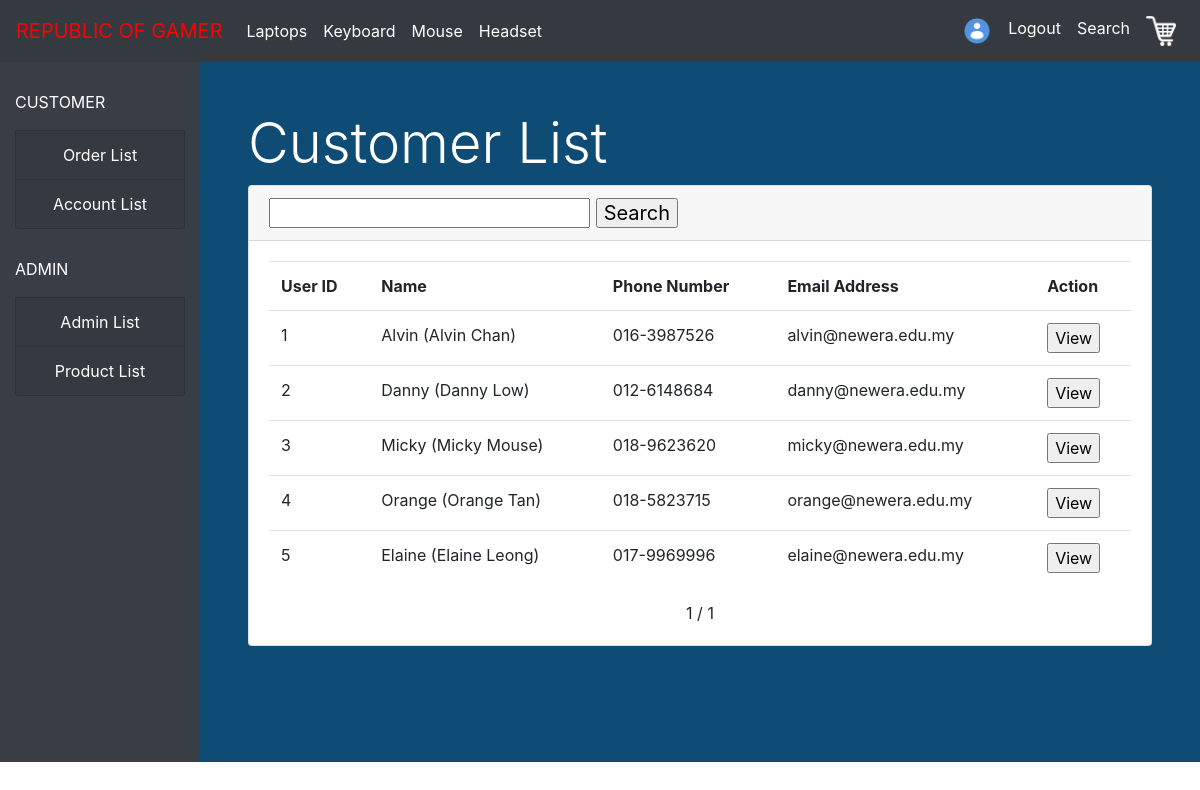
The page /CAPS/account.php (signed in) on the database its author committed.
### tables this page shows
CREATE TABLE userAccount (
    userID int NOT NULL auto_increment,
    username varchar(255) NOT NULL,
    userFname varchar(255),
    userLname varchar(255),
    password char(41) NOT NULL,
    userEmail varchar(255),
    userPhone varchar(12),
    gender enum('M','F'),
    DOB date,
    addressStreet varchar(255),
    city varchar(255),
    postcode varchar(255),
    states varchar(255),
    registerTime datetime NOT NULL,
    userlevel int,
    PRIMARY KEY (userID)
);

### CAPS/account.php (the view, shortened to what this page needs)
<?php
include("WWW/conn_db.php");
$database = "project";
$mysqli = new mysqli($host,$user,$password,$database);
if (isset($_POST["page"])) {
    $page = $_POST["page"];
}
else {
    $page = 1;
}
?>
<!DOCTYPE html>
<html>
<head>
    <link rel="stylesheet" href="https://maxcdn.bootstrapcdn.com/bootstrap/4.5.2/css/bootstrap.min.css">
    <?php
        if ((isset($_SESSION["auth"]) && $_SESSION["auth"] == 1) || (isset($_SESSION["authentication"]) && $_SESSION["authentication"] == 1)) {
            echo '<link rel="stylesheet" href="css/style.css">';
        }
    ?>
<body id="content">
    <?php require("header.php"); ?>
    <div class="container-fluid">
        <div class="row" id="row-main">
            <div class="col-2 text-center text-white" id="sidebar">
                <?php require("menu.php"); ?>
            </div>
            <div class="col-10 p-5" id="content-bg">
                <?php
                if (isset($_POST["action"]) && $_POST["action"] == "View" && isset($_POST["userId"]) && !(empty($_POST["userId"]))) {
                    $userId = $_POST["userId"];
                    if (isset($_POST["changeLevel"]) && $_POST["changeLevel"] == "Yes") {
                        $changeLevelQuery = 'update userAccount set userlevel='.$_POST["level"].' where userID='.$userId;
                        $changeLevelResult;
                        if (($changeLevelResult = $mysqli->query($changeLevelQuery)) == false) {
                            echo 'Invalid query: '.$mysqli->error.' while changing level.';
                            exit();
                        }
                    }
                ?>
                <h1 class="display-4 text-white">Customer Information</h1>
                <?php
                    $user_query = 'select * from userAccount where userID='.$userId;
                    $user_result;
                    if (($user_result = $mysqli->query($user_query)) == false) {
                        echo 'Invalid query: '.$mysqli->error;
                        exit();
                    }
                    if ($user_result->num_rows == 1) {
                        $user_row = $user_result->fetch_assoc();
                ?>
                <div class="card">
                    <h5 class="card-header font-weight-light d-flex justify-content-between">Customer ID : <?php echo $userId; ?></h5>
                    <div class="card-body">
                        <?php
                        echo '<table class="table">';
                        echo '<tr>';
                        echo '<th>User ID : </th>';
                        echo '<td><input type="text" class="form-control" name="userId" value="'.$userId.'" disabled/></td>';
                        echo '</tr>';
                        echo '<tr>';
                        echo '<th>User Name : </th>';
                        echo '<td><input type="text" class="form-control" name="username" value="'.$user_row["username"].'" disabled/></td>';
                        echo '</tr>';
                        echo '<tr>';
                        echo '<tr>';
                        echo '<th>First Name : </th>';
                        echo '<td><input type="text" class="form-control" name="fname" value="'.$user_row["userFname"].'" disabled/></td>';
                        echo '</tr>';
                        echo '<tr>';
                        echo '<th>Last Name : </th>';
                        echo '<td><input type="text" class="form-control" name="lname" value="'.$user_row["userLname"].'" disabled/></td>';
                        echo '</tr>';
                        echo '<tr>';
                        echo '<tr>';
                        echo '<th>Phone Number : </th>';
                        echo '<td><input type="text" class="form-control" name="phone" value="'.$user_row["userPhone"].'" disabled/></td>';
                        echo '</tr>';
                        echo '<tr>';
                        echo '<th>Email Address : </th>';
                        echo '<td><input type="text" class="form-control" name="email" value="'.$user_row["userEmail"].'" disabled/></td>';
                        echo '</tr>';
                        echo '<tr>';
                        echo '<th>User Level : </th>';
                        echo '<td>';
                        echo '<form action="'.$_SERVER["PHP_SELF"].'" method="POST">';
                        echo '<input type="hidden" name="page" value="'.$page.'"/>';
                        if (isset($_POST["searchCustomer"]) && !(empty($_POST["searchCustomer"]))) {
                            echo '<input type="hidden" name="searchCustomer" value="'.$_POST["searchCustomer"].'"/>';
                        }
                        echo '<input type="hidden" name="userId" value="'.$userId.'"/>';
                        echo '<input type="hidden" name="action" value="View"/>';
                        echo '<input type="hidden" name="changeLevel" value="Yes"/>';
                        echo '<select name="level" class="form-control" onchange="this.form.submit()">';
                        echo '<option value="0"'.(($user_row["userlevel"] == 0) ? ' selected' : '').'>0</option>';
                        echo '<option value="1"'.(($user_row["userlevel"] == 1) ? ' selected' : '').'>1</option>';
                        echo '</select>';
                        echo '</form>';
                        echo '</td>';
                        echo '</tr>';
                        echo '<tr>';
                        echo '<th>Address : </th>';
                        echo '<td><input type="text" class="form-control" name="address" value="'.(!($user_row["addressStreet"] === NULL) ? $user_row["addressStreet"] : '').'" disabled/></td>';
                        echo '</tr>';
                        echo '<tr>';
                        echo '<th>City : </th>';
                        echo '<td><input type="text" class="form-control" name="city" value="'.(!($user_row["city"] === NULL) ? $user_row["city"] : '').'" disabled/></td>';
                        echo '</tr>';
                        echo '<tr>';
                        echo '<th>State : </th>';
                        echo '<td><input type="text" class="form-control" name="state" value="'.(!($user_row["states"] === NULL) ? $user_row["states"] : '').'" disabled/></td>';
                        echo '</tr>';
                        echo '<tr>';
                        echo '<th>Postcode : </th>';
                        echo '<td><input type="text" class="form-control" name="postcode" value="'.(!($user_row["postcode"] === NULL) ? $user_row["postcode"] : '').'" disabled/></td>';
                        echo '</tr>';
                        echo '<tr>';
                        echo '<th>Registered On : </th>';
                        echo '<td><input type="text" class="form-control" name="registertime" value="'.$user_row["registerTime"].'" disabled/></td>';
                        echo '</tr>';
                        echo '</table>';
                        echo '<div class="d-flex align-items-center justify-content-start">';
                        echo '<form action="'.$_SERVER["PHP_SELF"].'" method="POST">';
                        echo '<input type="hidden" name="page" value="'.$page.'"/>';
                        if (isset($_POST["searchCustomer"]) && !(empty($_POST["searchCustomer"]))) {
                            echo '<input type="hidden" name="searchCustomer" value="'.$_POST["searchCustomer"].'"/>';
                        }
                        echo '<input type="submit" class="btn btn-dark" name="action" value="Back"/>';
                        echo '</form>';
                        echo '</div>';
                        ?>
                    </div>
                </div>
                <?php
                    }
                    else {
                        echo "<p>No record / something went wrong!</p>";
                    }
                }
                else {
                ?>
                <h1 class="display-4 text-white">Customer List</h1>
                <div class="card">
                    <h5 class="card-header font-weight-light">
                        <form action="<?php echo $_SERVER["PHP_SELF"]; ?>" method="POST">
                            <input type="text" name="searchCustomer" value="<?php echo ((isset($_POST["action"]) && $_POST["action"]=="Search") ? $_POST["searchCustomer"] : ""); ?>"/>
                            <input type="submit" name="action" value="Search"/>
                        </form>
                    </h5>
                    <div class="card-body">
                        <?php
                        if (isset($_POST["searchCustomer"]) && $_POST["searchCustomer"] != NULL) {
                            $searchCustomer = trim($_POST["searchCustomer"]);
                            $array_search = explode(" ", $searchCustomer);
                            $customer_query = "select * from userAccount where username like '%".$array_search[0]."%' or userFname like '%".$array_search[0]."%' or userLname like '%".$array_search[0]."%'";
                            foreach ($array_search as $key=>$value) {
                                if ($key > 0) {
                                    $customer_query .= " or username like '%".$value."%' or userFname like '%".$value."%' or userLname like '%".$value."%'";
                                }
                            }
                        }
                        else {
                            $customer_query = "select * from userAccount";
                        }
                        if (($customer_result = $mysqli->query($customer_query)) == false) {
                            echo 'Invalid query: '.$mysqli->error;
                        }
                        if ($customer_result->num_rows > 0) {
                            $numrows = $customer_result->num_rows;
                            $limit = 5;
                            $start = ($page-1) * $limit;
                            echo '<table class="table">';
                            echo '<tr>';
                            echo '<th>User ID</th>';
                            echo '<th>Name</th>';
                            echo '<th>Phone Number</th>';
                            echo '<th>Email Address</th>';
                            echo '<th>Action</th>';
                            echo '</tr>';
                            mysqli_data_seek($customer_result, $start);
                            $count = 0;
                            while ($customer_row = $customer_result->fetch_assoc()) {
                                echo '<tr>';
                                echo '<td>'.$customer_row["userID"].'</td>';
                                echo '<td>';
                                echo $customer_row["username"];
                                if (!($customer_row["userFname"] === NULL) || !($customer_row["userLname"] === NULL)) {
                                    $fname_lname = " (";
                                    if (!($customer_row["userFname"] === NULL)) {
                                        $fname_lname .= $customer_row["userFname"];
                                    }
                                    if (!($customer_row["userLname"] === NULL)) {
                                        if (!($fname_lname === " (")) {
                                            $fname_lname .= " ";
                                        }
                                        $fname_lname .= $customer_row["userLname"];
                                    }
                                    $fname_lname .= ")";
                                    echo $fname_lname;
                                }
                                echo '</td>';
                                echo '<td>'.$customer_row["userPhone"].'</td>';
                                echo '<td>'.$customer_row["userEmail"].'</td>';
                                echo '<td>';
                                echo '<form action="'.$_SERVER["PHP_SELF"].'" method="POST">';
                                echo '<input type="submit" name="action" value="View"/>';
                                echo '</form>';
                                echo '</td>';
                                echo '</tr>';
                                $count++;
                                if ($count == $limit) {
                                    break;
                                }
                            }
                            echo '</table>';
                            $j = ceil($numrows/$limit);
                            echo '<div class="d-flex justify-content-center align-items-center">';
                            echo '<span class="mx-3">'.$page.' / '.$j.'</span>';
                            echo '</div>';
                        }
                        else {
                            echo "No records!";
                        }
                        ?>
                    </div>
                </div>
                <?php
                }
                ?>
            </div>
        </div>
    </div>
</body>
</html>

### CAPS/css/style.css (style rules this page uses)
* { box-sizing: border-box; scroll-behavior: smooth; }
body { margin: 0px; }
#content { min-height: 100vh; overflow-y: auto; }

### CAPS/account.php (style rules this page uses)
body { max-width: 1920px; margin: auto; }
#content-bg { background-color: #0f4c75; min-height: 700px; }
#sidebar { background-color: #393e46; min-height: 700px; }

### rows shown on the page
useraccount: userID "1", username "Alvin", fname_lname "(Alvin Chan)", userPhone "016-3987526", userEmail "alvin@newera.edu.my"
useraccount: userID "2", username "Danny", fname_lname "(Danny Low)", userPhone "012-6148684", userEmail "danny@newera.edu.my"
useraccount: userID "3", username "Micky", fname_lname "(Micky Mouse)", userPhone "018-9623620", userEmail "micky@newera.edu.my"
useraccount: userID "4", username "Orange", fname_lname "(Orange Tan)", userPhone "018-5823715", userEmail "orange@newera.edu.my"
useraccount: userID "5", username "Elaine", fname_lname "(Elaine Leong)", userPhone "017-9969996", userEmail "elaine@newera.edu.my"

### other values the page prints
$page "1"
$j "1"
